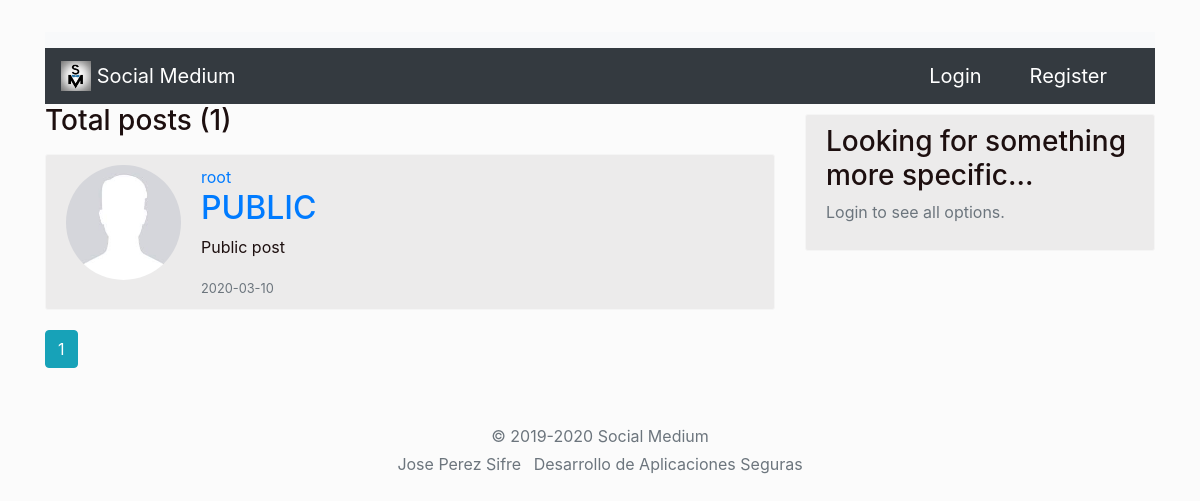
Screenshot of /user/root with the database file from the repository.
### medium/models.py (models this page shows, shortened)
class Post(db.Model):
    id = db.Column(db.Integer, primary_key=True)
    title = db.Column(db.String(100), nullable=False)
    date_posted = db.Column(db.DateTime, nullable=False, default=datetime.utcnow)
    content = db.Column(db.Text, nullable=False)
    post_type = db.Column(db.String(1), nullable=False, default='0')
    shared_token = db.Column(db.String(512), nullable=True)#Por defecto, default=NULL
    user_id = db.Column(db.Integer, db.ForeignKey('user.id'), nullable=False)
    '''
    def get_post_type(self):
        return self.__post_type

    def set_post_type(self, post_type):
        self.__post_type = post_type
    '''

class User(db.Model, UserMixin):
    id = db.Column(db.Integer, primary_key=True)
    username = db.Column(db.String(25), unique=True, nullable=False)
    email = db.Column(db.String(100), unique=True, nullable=False)
    image_file = db.Column(db.String(20), nullable=False, default='default.jpg')
    password = db.Column(db.String(60), nullable=False)
    registration_date = db.Column(db.DateTime, nullable=False, default=datetime.utcnow)
    otp_secret = db.Column(db.String(16))
    confirmed = db.Column(db.Boolean, default=False)
    posts = db.relationship('Post', cascade="all,delete", backref='author', lazy=True)
    devices = db.relationship('Device', cascade="all,delete", backref='belong', lazy=True)

### medium/users/routes.py (the view)
@users.route('/user/<string:username>')
def user_post(username):
    page = request.args.get('page', 1, type=int)
    user = User.query.filter_by(username=username).first_or_404()
    if current_user.is_authenticated:
        posts = Post.query.filter(Post.post_type!='1').filter_by(author=user)\
            .order_by(Post.date_posted.desc()).paginate(page=page, per_page=4)
    else:
        posts = Post.query.filter_by(post_type='2').filter_by(author=user)\
            .order_by(Post.date_posted.desc()).paginate(page=page, per_page=4)
    return render_template('user_post.html', posts = posts, user=user)

### medium/templates/user_post.html
{% extends "base.html" %}
{% block content %}
<h3 class="mb-3">Total posts ({{ posts.total }})</h3>
{% for post in posts.items %}
<article class="media content-section">
    <img class="rounded-circle account-imgSize" src="{{ url_for('static', filename='profilePictures/' + post.author.image_file) }}">
      <div class="media-body">
    <div class="article-metadata">
      <a class="mr-2" href="{{ url_for('users.user_post', username=post.author.username) }}">{{ post.author.username }}</a>
    </div>
    <h2><a class="article-title" href="{{ url_for('posts.post', post_id=post.id) }}">{{ post.title }}</a></h2>
    <p class="article-content">{{ post.content }}</p>
    <small class="text-muted">{{ post.date_posted.strftime('%Y-%m-%d') }}</small>
  </div>
</article>
{% endfor %}
{% for page_num in posts.iter_pages(left_edge=1, right_edge=1, left_current=1, right_current=1) %}
      {% if page_num %}
        {% if posts.page == page_num %}
          <a class="btn btn-info mb-4" href="{{ url_for('users.user_post', username=user.username, page=page_num) }}">{{ page_num }}</a>
        {% else %}
          <a class="btn btn-outline-info mb-4" href="{{ url_for('users.user_post', username=user.username, page=page_num) }}">{{ page_num }}</a>
        {% endif %}
      {% else %}
        ...
      {% endif %}
    {% endfor %}
{% endblock content %}

### medium/static/main.css (style rules this page uses)
.content-section { background: #ecebeb; padding: 10px 20px; border: 1px solid #f5f5f5; border-radius: 3px; margin-bottom: 20px; margin-top: 10px; }
body { background-color: #fbfbfb; color: #1d0f0f; margin-top: 2rem; }
.account-imgSize { height: 115px; width: 115px; margin-right: 20px; margin-bottom: 16px; }

### rows the page displays
Post: image_file (placeholder picture), author.username "root", title "PUBLIC", content "Public post", date_posted "2020-03-10"

### other values shown
{{ posts.total }} "1"
{{ page_num }} "1"
